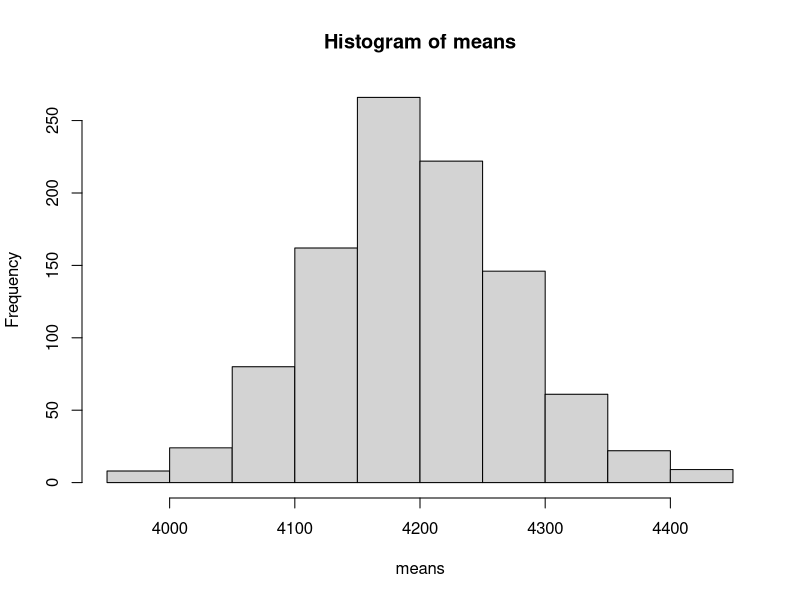
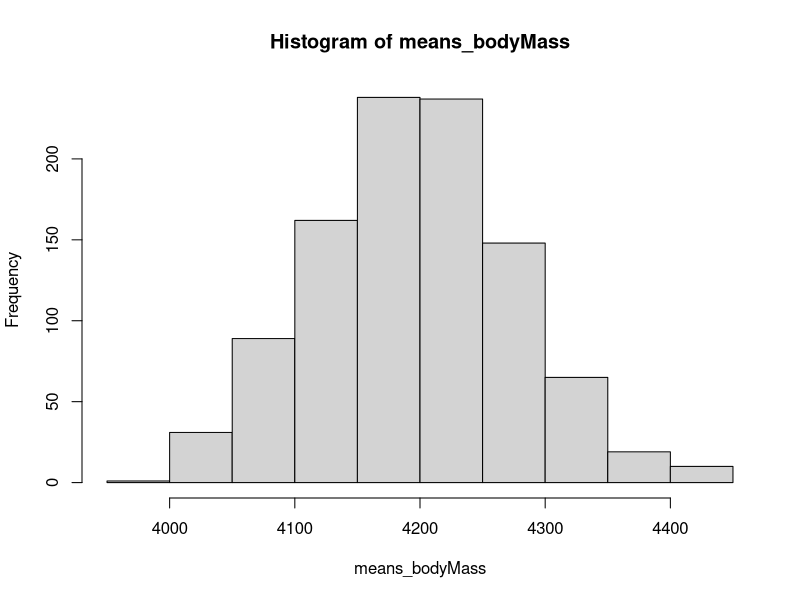
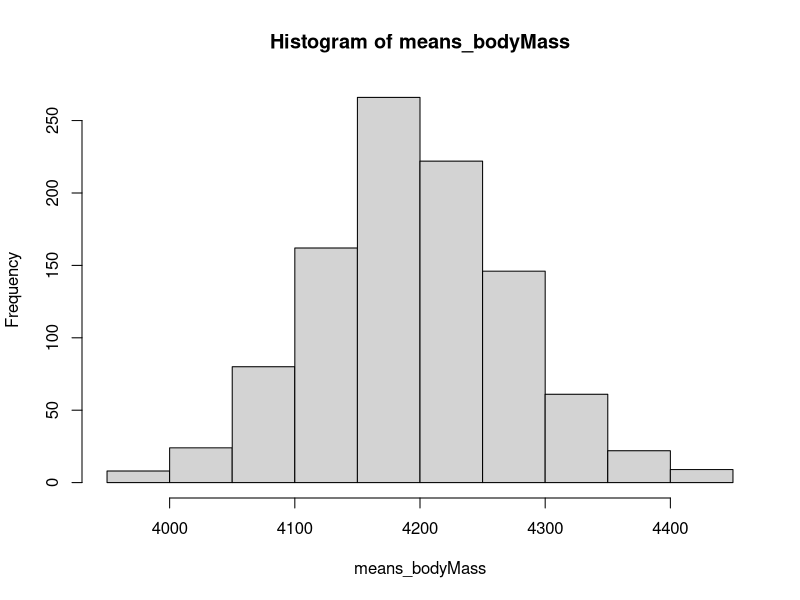
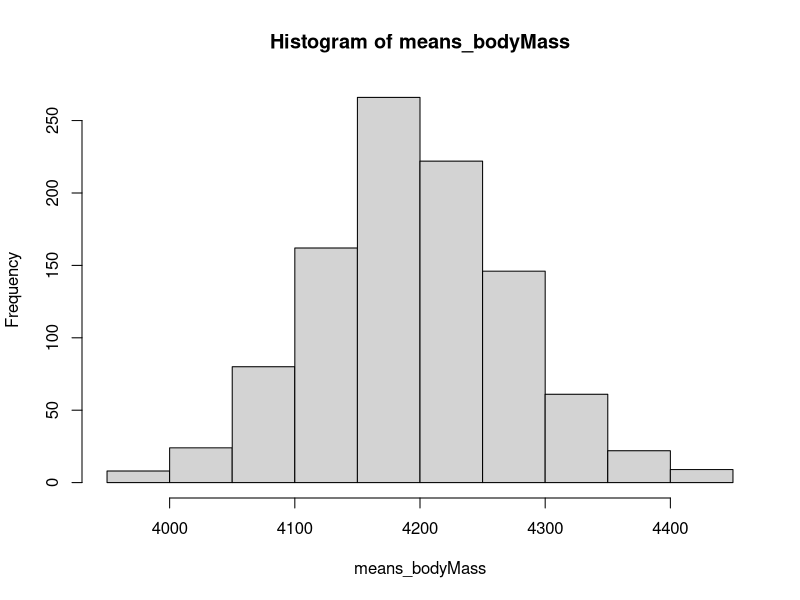
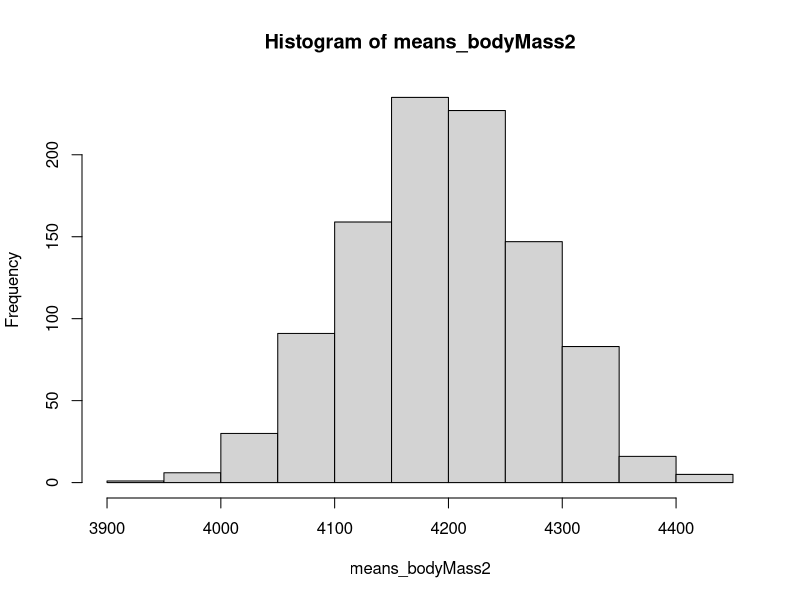
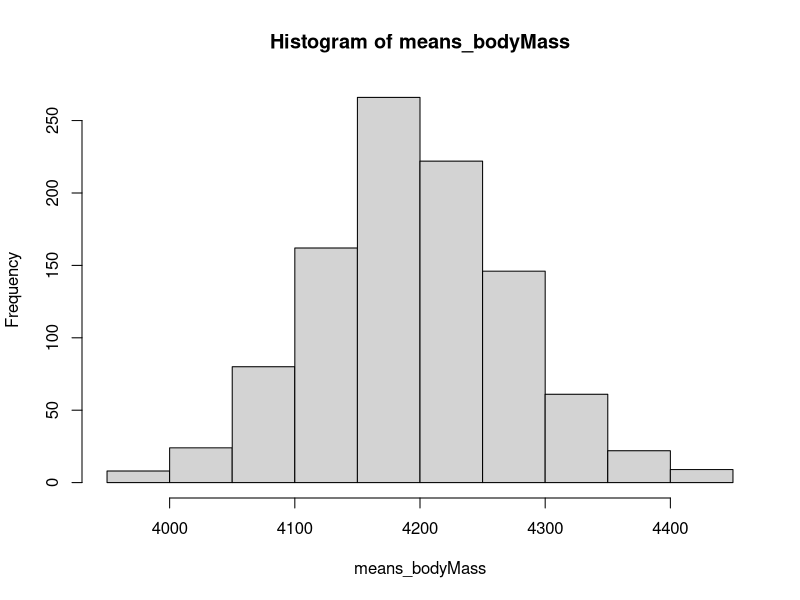
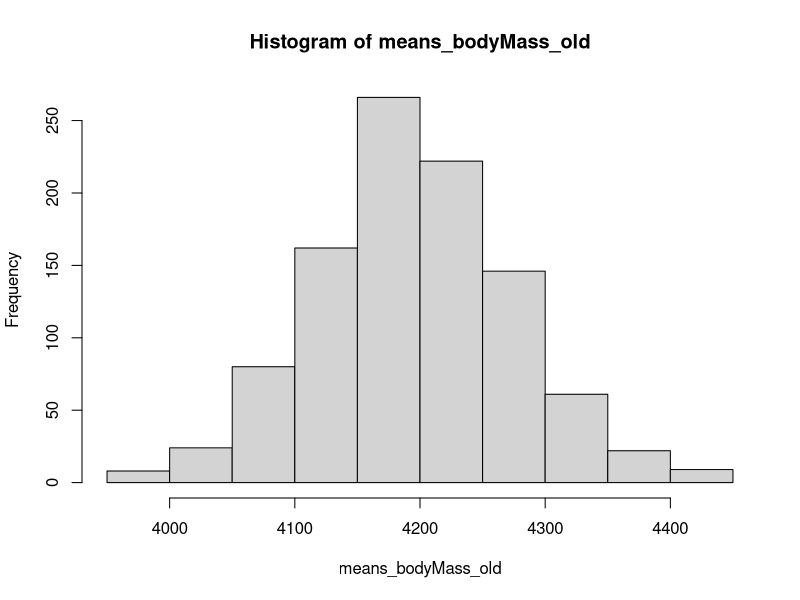

R code for these plots, in order: (Note: this script raises an error after producing the figures.)
# Week 10 - Functions
# Elena & Willa
# 11/8/22

#### Load libraries and set options ####
library(tidyverse)
options(stringsAsFactors = FALSE)
penguins <- read.csv("../data/penguins_clean.csv") # (Note: only 2008 sample)

#### Warm up ####

# 1. Are there any times that you have had to copy and paste code in this class?
# What are some possible issues you can think of with repeatedly copy and
# pasting?

# The next two questions are about the code you wrote last week:

## Let's use bootstrapping to estimate how much the mean body mass varies between
## samples of penguins (standard error of the mean - SEM)
## Sample our sample (101) 1000 times!

# Vector to keep track of the sample means
means <- c()
set.seed(1234)
for(i in 1:1000) {
  # 1) Create a resampled data set, sample WITH REPLACEMENT
  p.resampled <- penguins %>%
    slice_sample(n = nrow(penguins), replace = TRUE)
  
  
  # 2) Calculate the mean of body mass and save it
  means[i] <- mean(p.resampled$body_mass_g)
  
}

# Plot our means
hist(means)
sd(means)

# 2. What are at least two things you could change about this code to make it
# more "flexible" (e.g., less hard coded")? Make those changes to the code
# above. Is there anything else you could make more flexible?

# Some examples
# - Set parameters for sample size and for # of samples
# - Set if we want to sample with replacement or not!

# Let's make our sample size and num_samples more flexible!
sample_size <- nrow(penguins)
num_samples <- 1000

# Vector to keep track of the sample means
means <- c()
for(i in 1:num_samples) {
  # 1) Take a sample WITH REPLACEMENT nrows(penguin) times
  p.resampled <- penguins %>%
    slice_sample(n = sample_size, replace = TRUE)
  
  # 2) Calculate the mean body_weight_g of the sample (and save it!)
  means[i] <- mean(p.resampled$body_mass_g)
}



# 3. What are some things you might want to change to use this code with new data?


## Change the data frame
## Variable of interest


## End of warm up ##


#### Let's make some functions! ####


# Let's make our sample size and num_samples more flexible!
sample_size <- nrow(penguins)
num_samples <- 1000

# Vector to keep track of the sample means
means <- c()
for(i in 1:num_samples) {
  # 1) Take a sample WITH REPLACEMENT nrows(penguin) times
  p.resampled <- penguins %>%
    slice_sample(n = sample_size, replace = TRUE)

  # 2) Calculate the mean body_weight_g of the sample (and save it!)
  means[i] <- mean(p.resampled$body_mass_g)
}



# Now, let's take this one step even further in making this flexible by making
# it into a function!

bootstrap_bodyMass <- function(num_samples) {
  
  sample_size = nrow(penguins)
  
  # Vector to keep track of the sample means
  means <- c()
  for(i in 1:num_samples) {
    # 1) Take a sample WITH REPLACEMENT nrows(penguin) times
    p.resampled <- penguins %>%
      slice_sample(n = sample_size, replace = TRUE)
    
    # 2) Calculate the mean body_weight_g of the sample (and save it!)
    means[i] <- mean(p.resampled$body_mass_g)
  }
  
  return(means)
}

means_bodyMass <- bootstrap_bodyMass(num_samples = 1000)
hist(means_bodyMass)



# Let's add some additional functionality to our function.
# Let's make it so we can set a seed that we want it to use so that we (and
# others) can replicate our results.
bootstrap_bodyMass <- function(num_samples, seed) {
  
  sample_size = nrow(penguins)
  
  set.seed(seed)
  # Vector to keep track of the sample means
  means <- c()
  for(i in 1:num_samples) {
    # 1) Take a sample WITH REPLACEMENT nrows(penguin) times
    p.resampled <- penguins %>%
      slice_sample(n = sample_size, replace = TRUE)
    
    # 2) Calculate the mean body_weight_g of the sample (and save it!)
    means[i] <- mean(p.resampled$body_mass_g)
  }
  
  return(means)
}

means_bodyMass <- bootstrap_bodyMass(num_samples = 1000,
                                     seed = 1234)
hist(means_bodyMass)

# But what if I don't always want to pass it a seed? Right now, if I don't pass
# it a seed, the entire function doesn't work! We've added flexibility, but
# we've also removed some at the same time...

# To solve this problem, we can set a default value for an argument! This allows
# us to make an argument optional, and only if we pass something as an argument
# in the function will it override the default.

# Let's make the default value NA because if we don't specifically set a seed,
# we don't want there to be one, and we will just let R use the default seed. We
# will also need to make some changes to the body of our function to fully
# incorporate the change.

bootstrap_bodyMass <- function(num_samples, seed = NA) {
  
  sample_size = nrow(penguins)
  
  # If a value is given for seed, set a seed
  # Otherwise, don't set a seed
  if(!is.na(seed)) {
    set.seed(seed)
  }
  
  # Vector to keep track of the sample means
  means <- c()
  for(i in 1:num_samples) {
    # 1) Take a sample WITH REPLACEMENT nrows(penguin) times
    p.resampled <- penguins %>%
      slice_sample(n = sample_size, replace = TRUE)
    
    # 2) Calculate the mean body_weight_g of the sample (and save it!)
    means[i] <- mean(p.resampled$body_mass_g)
  }
  
  return(means)
}

# Check that it still works when I pass it a seed
means_bodyMass <- bootstrap_bodyMass(num_samples = 1000,
                                     seed = 1234)
hist(means_bodyMass)


# Now check that it works when I don't pass a seed
means_bodyMass2 <- bootstrap_bodyMass(num_samples = 1000)
hist(means_bodyMass2)




# What other parts of this function would we want to make more flexible?

# Some answers from class:
# - Change what function it is calculating --> Not mean anymore!
# - Calculate SEM for a different variable
# - Use on a different data set, too!

# We will do the second and third idea!


# Maybe I don't only want to find the bootstrapped error of body_mass_g. Perhaps
# I want the flexibility to find the bootstrapped SEM for any of the variables I
# have!

bootstrap_penguins <- function(variable, num_samples, seed = NA) {
  
  sample_size = nrow(penguins)
  
  # If a value is given for seed, set a seed
  # Otherwise, don't set a seed
  if(!is.na(seed)) {
    set.seed(seed)
  }
  
  # Vector to keep track of the sample means
  means <- c()
  for(i in 1:num_samples) {
    # 1) Take a sample WITH REPLACEMENT nrows(penguin) times
    p.resampled <- penguins %>%
      slice_sample(n = sample_size, replace = TRUE)
    
    # 2) Calculate the mean body_weight_g of the sample (and save it!)
    means[i] <- mean(p.resampled[, variable])
  }
  
  return(means)
}

means_bodyMass <- bootstrap_penguins(variable = "body_mass_g",
                                     num_samples = 1000,
                                     seed = 1234)

# ^^ should give us the same as what we got before with the _bodyMass function!

means_bodyMass_old <- bootstrap_bodyMass(num_samples = 1000,
                                         seed = 1234)

hist(means_bodyMass)
hist(means_bodyMass_old)

# It does!


# Let's try it with another variable
means <- bootstrap_penguins("bill_length_mm", 100, 1000, 1234)
hist(means, main = "bill_length_mm")

# Does this make sense? Let's check the original data:
mean(penguins$bill_length_mm)
mean(means)

sd(penguins$bill_length_mm) / sqrt(nrow(penguins)) # (formula for SEM)
sd(means)
# ^^ Looks good!



# What if we wanted to calculate SEM with a different data set?
# Load more data
baby <- read.csv("../data/brainwavebabydata.csv")
happiness <- read.csv("../data/world-happiness_2020.csv")



bootstrap_SEM <- function(data, variable, num_samples, seed = NA) {
  
  sample_size = nrow(data)
  
  # If a value is given for seed, set a seed
  # Otherwise, don't set a seed
  if(!is.na(seed)) {
    set.seed(seed)
  }
  
  # Vector to keep track of the sample means
  means <- c()
  for(i in 1:num_samples) {
    # 1) Take a sample WITH REPLACEMENT nrows(penguin) times
    df.resampled <- data %>%
      slice_sample(n = sample_size, replace = TRUE)
    
    # 2) Calculate the mean body_weight_g of the sample (and save it!)
    means[i] <- mean(df.resampled[, variable])
  }
  
  return(means)
}

means_bodyMass <- bootstrap_SEM(penguins, variable = "body_mass_g",
                                num_samples = 1000,
                                seed = 1234)

# ^^ should give us the same as what we got before with the _penguins function!

means_bodyMass_old <- bootstrap_penguins(variable = "body_mass_g",
                                         num_samples = 1000,
                                         seed = 1234)

hist(means_bodyMass)
hist(means_bodyMass_old)
# It does!


# Now, try it with another data set and variable. Then we will do some together.



# Examples of what someone could have done:

means_r2 <- bootstrap_SEM(baby, "r2", 20, 1000, 456)
hist(means_r2)

means_ladder <- bootstrap_SEM(happiness, "Ladder_score", nrow(happiness), 10000, 1234)
hist(means_ladder)

# If I were writing this function for my work, I would TEST TEST TEST! We would
# need to make sure that everything is working properly!


# Now that we have a working function, next thing is to DOCUMENT it so that we can easily share it with others!
# The most important things to document about a function are 3-fold:
# 1) What it does
# 2) What its arguments are (both the type and what it is/what purpose it serves)
# 3) What it returns

# Let's do this documentation for our bootstrap_SEM function


bootstrap_SEM <- function(data, variable, sample_size, num_samples, seed = NA) {
  # Estimates the standard error of the mean of a variable through bootstrapping
  # by iteratively sampling the given data frame with replacement.
  
  # Arguments:
  # data - a data frame that will be resampled
  
  # variable - a string with the name of the variable (i.e., column) for which
  # we want to estimate the standard error of the mean
  
  # sample_size - a number indicating the number of rows we want to resample
  # from our original data in each iteration. For bootstrapping, this number is
  # usually the number of rows in the original data (i.e., nrow(data))
  
  # num_samples - a number indicating the number of times that the original data
  # will be resampled (i.e., the number of iterations of the for loop)
  
  # seed - an optional argument indicating the number to be used as the seed for
  # resampling. If not specified, defaults to NA and R will set a seed according
  # to its default procedure
  
  # Returns a vector of the sample means
  
  
  # If a value is given for seed, set a seed
  # Otherwise, don't set a seed
  if(!is.na(seed)) {
    set.seed(seed)
  }
  
  # Vector to keep track of the sample means
  means <- c()
  for(i in 1:num_samples) {
    # 1) Take a sample WITH REPLACEMENT nrows(penguin) times
    df.resampled <- data %>%
      slice_sample(n = sample_size, replace = TRUE)
    
    # 2) Calculate the mean body_weight_g of the sample (and save it!)
    means[i] <- mean(df.resampled[, variable])
  }
  
  return(means)
}


#### Good resources about functions ####
# Basic intro to functions:
# https://swcarpentry.github.io/r-novice-inflammation/02-func-R/

# Intro to roxygen2 for more formally documenting functions that you make:
# https://combine-australia.github.io/r-pkg-dev/documenting-functions.html


#### Functions: Practice questions - Key ####

## load data we will need
happiness <- read.csv('../data/world-happiness_2020_clean.csv')

## 1. Write your own sum function

calc_sum <- function(list){
  # Calculates the sum of a sequence of numbers
  # ARGUMENTS: 
  # list = a vector of type "num" to sum. 
  # RETURNS: 
  # the sum of the list
  sum <- 0 
  for (num in 1:length(list)){
    sum = sum + list[num]
  }
  return(sum)
}

# test our function 
# simple integers
list1 <- c(1, 4, 5) 
test_1 <- calc_sum(list1)

# negative integers
list2 <- c(-1, -4, 0)
test_2 <- calc_sum(list2)

# List of different link and decimals
list3 <- c(1.5, 2.8, 3, 4.77, 5.66)
test_3 <- calc_sum(list3)


## 2&3. Make the following violin plot from the happiness data and again with
## other y variables

plot_data <- function(happiness_metric) {
  # A function to generate a violin plot showing the relationship between ladder_score_cat and continuous happiness measures. 
  # ARUGMENTS: 
  # happiness metric: The name of a variable for the y-axis of type STRING. 
  # RETURNS:
  # plot showing the relationship between ladder score and measure of interest. 
  p <- ggplot(happiness, aes(x = ladder_score_cat, y = get(happiness_metric), 
                             fill = ladder_score_cat )) + 
    geom_violin() + 
    geom_boxplot(width = 0.1) + 
    theme_classic()
  
  return(p)
} 

# Generate plots
# Q2
plot_data("Social_support")

# Q3
plot_data("Healthy_life_expectancy")
plot_data("Logged_GDP_per_capita")
plot_data("Freedom_to_make_life_choices")
plot_data("Generosity")

## 4. Plot continuous data (including additional customizations from Q5)
plot_data_cont <- function(data, x_axis, y_axis,
                           set_xlab = x_axis,
                           set_ylab = y_axis,
                           set_se = TRUE, 
                           set_color = "dark red") {
  # Plot two continuous variables from a dataframe.
  # ARGUMENTS: 
  # data: Name of dataframe as a STRING
  # x_axis: data to map to x_axis as a string
  # y_axis: data to map to y_axis as a string
  # OPTIONS:
  # set x/ylab: Allows the user to set the x and y axis labels. default is column name. 
  # set_se: Allows user to set standard error around regression line. Default is TRUE. 
  # set_color: Allow user to specify color of scatter plot points as a string. Default is red.
  # RETURNS: 
  # Scatter plot of data with a regression line. 
  
  p <- ggplot(get(data), aes(x = get(x_axis), y = get(y_axis))) + 
    # create a scatter plot
    geom_point(color = set_color) + 
    geom_smooth(method = 'lm', se = set_se) + 
    
    # set axis labels
    xlab(set_xlab) + 
    ylab(set_ylab) + 
    
    # set theme
    theme_classic()
  
  return(p)
} 

# test using defaults
plot_data_cont("happiness", "Perceptions_of_corruption", "Generosity")

# test using my own customizations
plot_data_cont("happiness", "Perceptions_of_corruption", "Generosity", 
               set_se=FALSE, 
               set_color = "dark gray")

